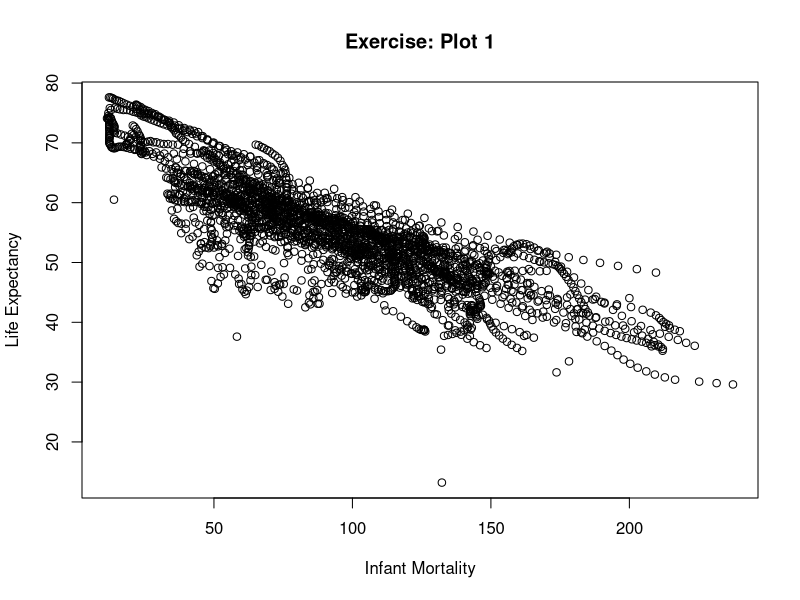
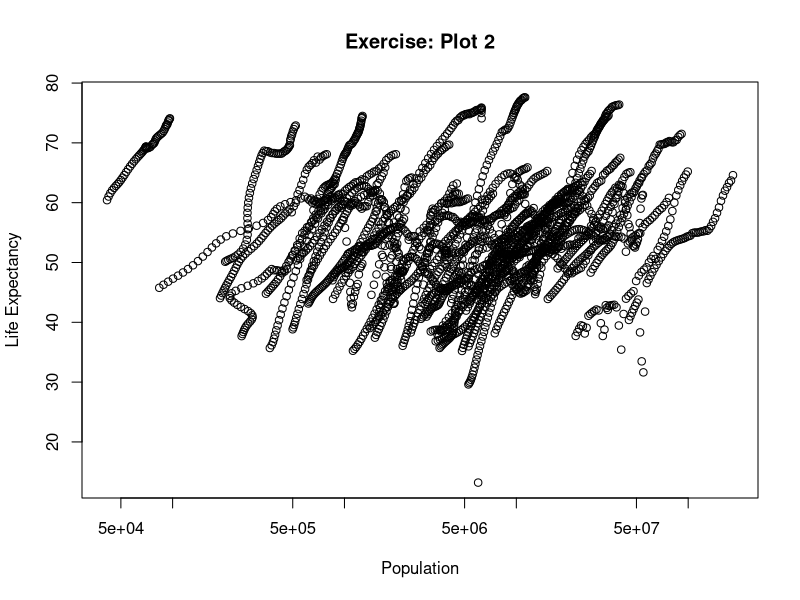
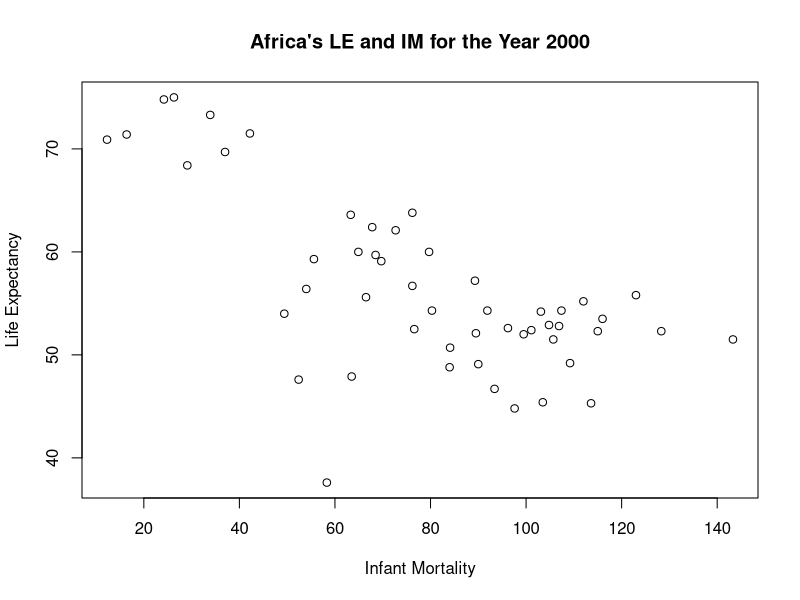
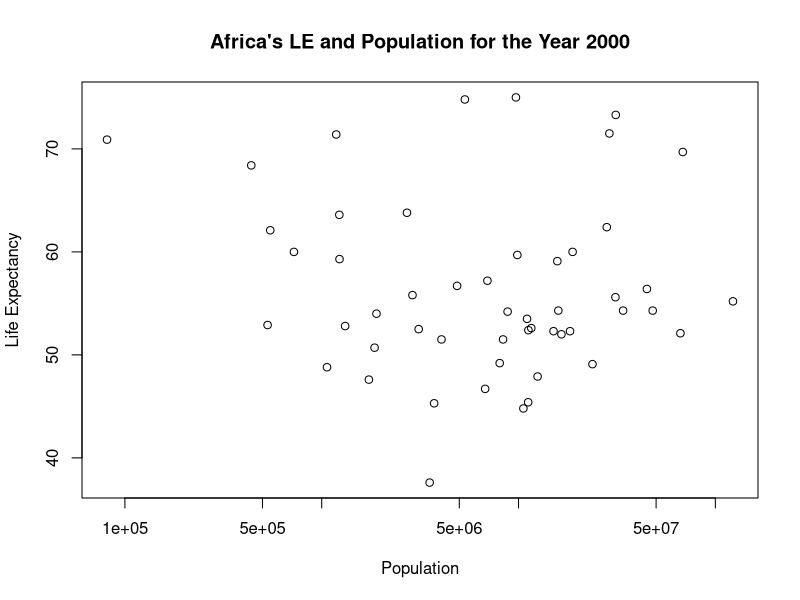
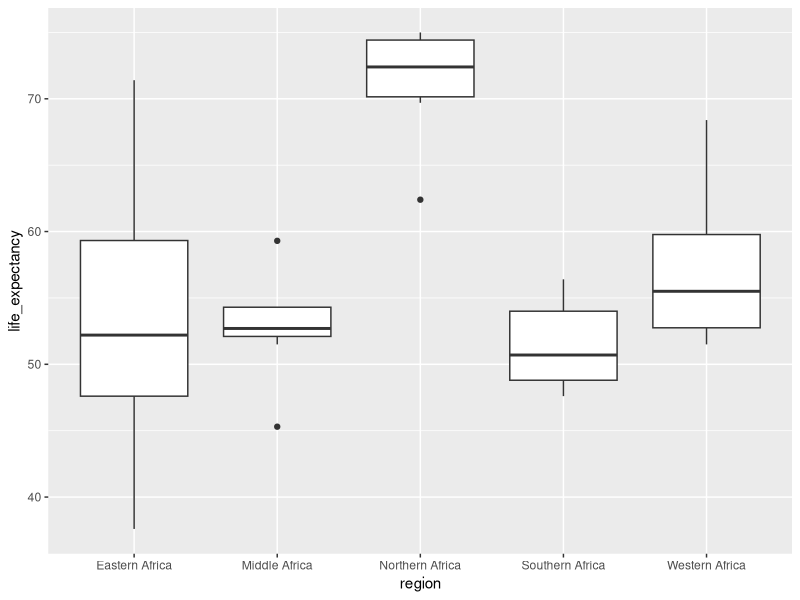
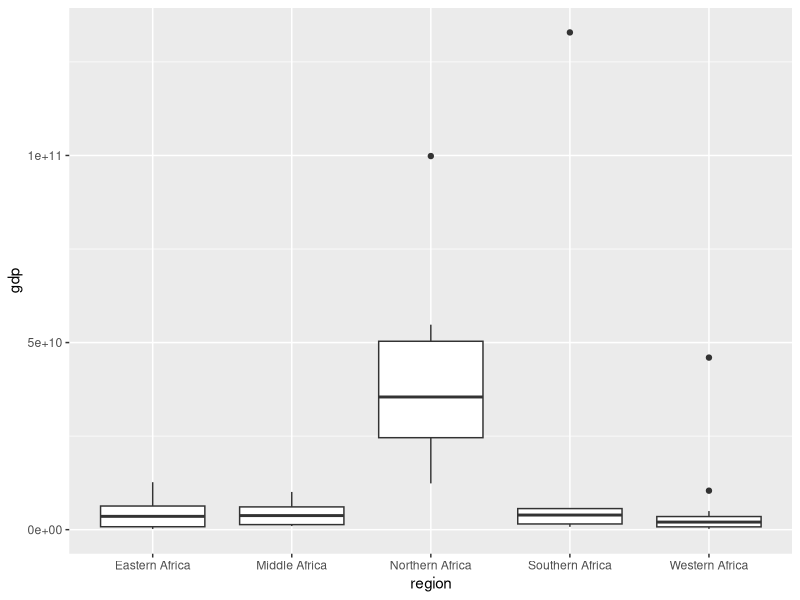
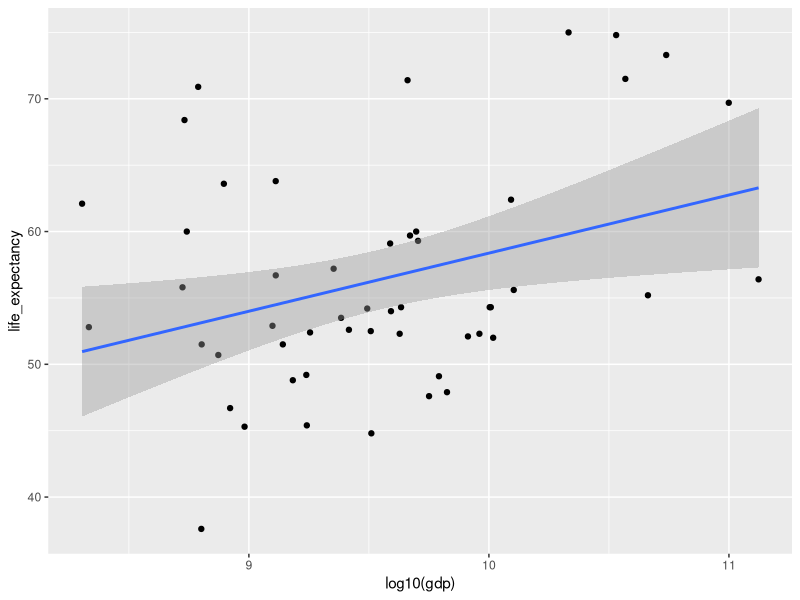

Generate these figures, in order, with R:
## ---- chunk 1
library ("dplyr") 

library("dslabs")
library(ggplot2) 
## ---- chunk 2
help(gapminder)
## ---- chunk 3
str(gapminder)
## ---- chunk 4
summary(gapminder)
## ---- chunk 5
class(gapminder)
## ---- chunk 6
africadata<- gapminder %>% subset(continent=="Africa")

str(africadata)

summary (africadata)
## ---- chunk 7
imle<-africadata %>% select(c("life_expectancy", "infant_mortality"))

ple<- africadata %>% select(c("life_expectancy", "population"))

str(imle) 
summary(imle)

str(ple) 
summary(ple)
## ---- chunk 8
plot_1<- plot(life_expectancy~infant_mortality, data=imle, main="Exercise: Plot 1", ylab= "Life Expectancy", xlab="Infant Mortality")

plot_2<- plot(life_expectancy~population, data=ple, main="Exercise: Plot 2", ylab= "Life Expectancy", xlab="Population", log='x')
## ---- chunk 9
imna<-africadata[is.na(africadata$infant_mortality),]
unique(imna$year)
y2k<- africadata[which(africadata$year=="2000"),]
str(y2k)
summary(y2k)
## ---- chunk 10
plot_1<- plot(life_expectancy~infant_mortality, data=y2k, main="Africa's LE and IM for the Year 2000", ylab= "Life Expectancy", xlab="Infant Mortality")

plot_y2k2<- plot(life_expectancy~population, data=y2k, main="Africa's LE and Population for the Year 2000", ylab= "Life Expectancy", xlab="Population", log='x')
## ---- chunk 11

fit1<-lm(life_expectancy~infant_mortality, data=y2k)
summary(fit1)

fit2<-lm(life_expectancy~population, data=y2k)
summary(fit2)
## ---- chunk 12
ggplot(data = y2k) + geom_boxplot(aes(region, life_expectancy))
## ---- chunk 13
ggplot(data = y2k) + geom_boxplot(aes(region, gdp))
## ---- chunk 14
ggplot(data = y2k, aes(log10(gdp), life_expectancy)) + geom_point() + geom_smooth(method = "lm")
## ---- chunk 15
y2k_lm <- lm(formula = log10(gdp)~life_expectancy, data = y2k)
summary(y2k_lm)
